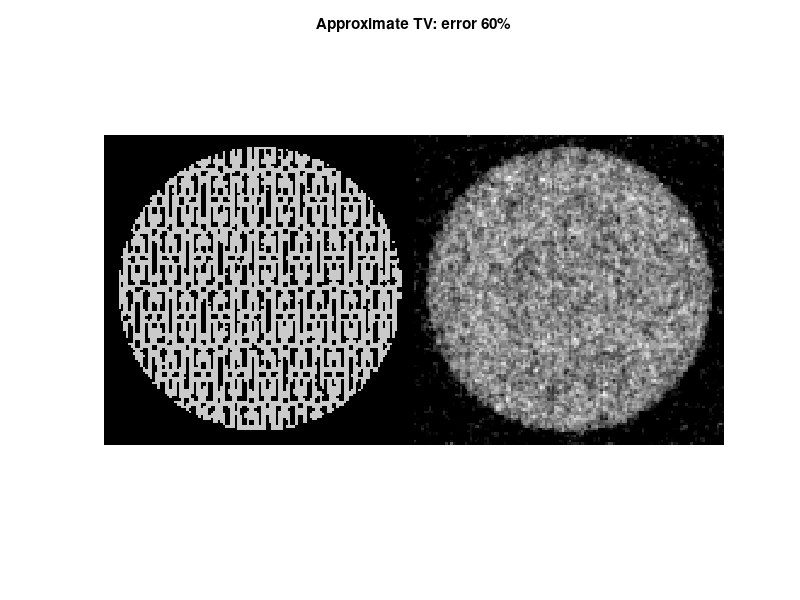
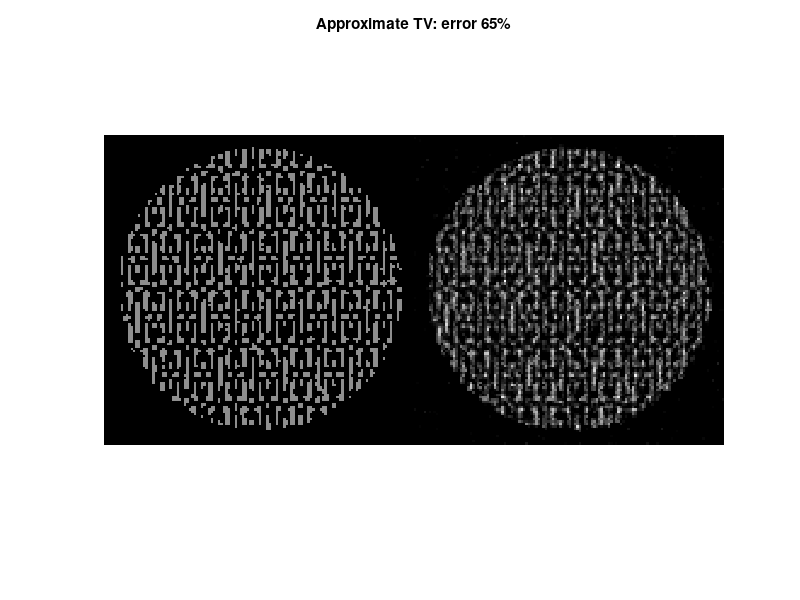
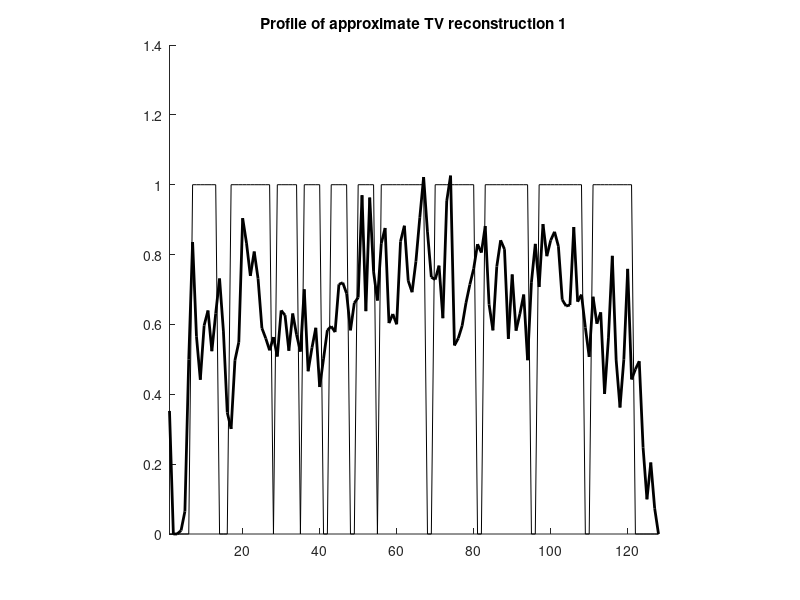
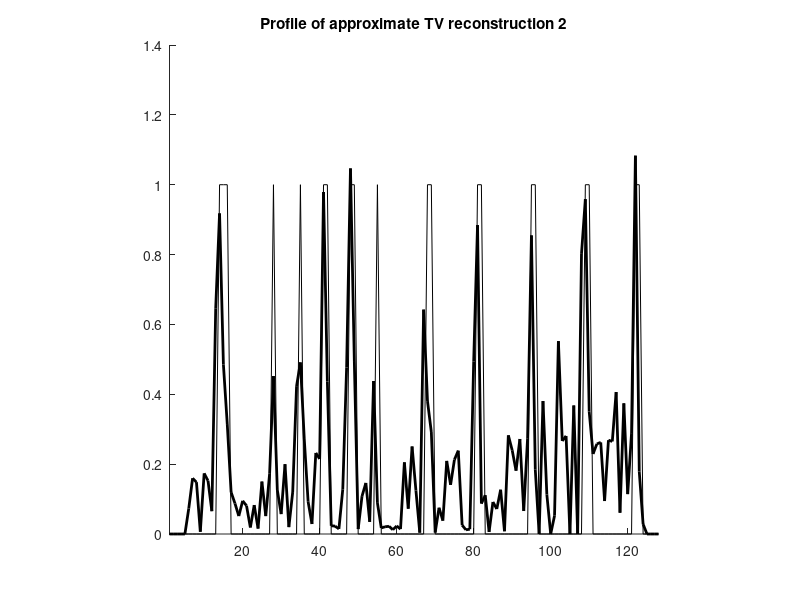

Write the MATLAB code that produced these figures, in order.
% Plot the results of routine XRsparseD_aTV_comp.m
%
% Jennifer Mueller and Samuli Siltanen, October 2012

% Plot parameters
fsize     = 12;
thinline  = .5;
thickline = 2;

% Load reconstruction
 load XRsparse_aTV_JTV_maya recn1 recn2 alpha target1 target2 obj
%load XRsparse_aTV_JTV_HY recn1 recn2 alpha target1 target2 obj

% Compute relative errors
err_squ1 = norm(target1(:)-recn1(:))/norm(target1(:));
err_squ2 = norm(target2(:)-recn2(:))/norm(target2(:));

% Plot reconstruction image 1
figure(1)
clf
%imagesc([target1,recn1],[0,1])
imagesc([target1,recn1]);
colormap gray
axis equal
axis off
title(['Approximate TV: error ', num2str(round(err_squ1*100)), '%'])

% Plot reconstruction image 2
figure(2)
clf
%imagesc([target2,recn2],[0,1])
imagesc([target2,recn2]);
colormap gray
axis equal
axis off
title(['Approximate TV: error ', num2str(round(err_squ2*100)), '%'])

% Plot profile of reconstruction 1
figure(3)
clf
plot(target1(end/2,:),'k','linewidth',thinline)
hold on
plot(recn1(end/2,:),'k','linewidth',thickline)
xlim([1 size(recn1,1)])
axis square
box off
title('Profile of approximate TV reconstruction 1')

% Plot profile of reconstruction 2
figure(4)
clf
plot(target2(end/2,:),'k','linewidth',thinline)
hold on
plot(recn2(end/2,:),'k','linewidth',thickline)
xlim([1 size(recn2,1)])
axis square
box off
title('Profile of approximate TV reconstruction 2')

% Plot evolution of oblective function
figure(5)
clf
semilogy(obj,'b')
axis square
title('Values of objective function during iteration')



